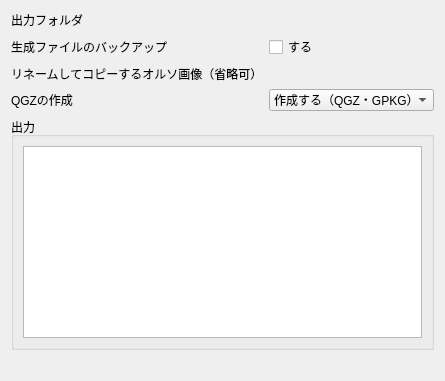
     <widget class="QWidget" name="tab_5">
      <attribute name="title">
       <string>出力</string>
      </attribute>
      <layout class="QVBoxLayout" name="verticalLayout_7">
       <item>
        <layout class="QFormLayout" name="formLayout_3">
         <item row="3" column="0">
          <widget class="QLabel" name="outputModeLabel">
           <property name="text">
            <string>QGZの作成</string>
           </property>
          </widget>
         </item>
         <item row="3" column="1">
          <widget class="QComboBox" name="outputMode">
           <property name="toolTip">
            <string>どちらも入力から再計算します。「作成しない」ではQGZ・GPKGを出力・更新せず、既存ファイルも残します。</string>
           </property>
           <item>
            <property name="text">
             <string>作成する（QGZ・GPKG）</string>
            </property>
           </item>
           <item>
            <property name="text">
             <string>作成しない</string>
            </property>
           </item>
          </widget>
         </item>
         <item row="0" column="0">
          <widget class="QLabel" name="label_13">
           <property name="text">
            <string>出力フォルダ</string>
           </property>
          </widget>
         </item>
         <item row="0" column="1">
          <widget class="QgsFileWidget" name="fileName">
           <property name="enabled">
            <bool>true</bool>
           </property>
           <property name="useLink">
            <bool>false</bool>
           </property>
           <property name="fullUrl">
            <bool>false</bool>
           </property>
           <property name="filter">
            <string/>
           </property>
           <property name="storageMode">
            <enum>QgsFileWidget::StorageMode::GetDirectory</enum>
           </property>
          </widget>
         </item>
         <item row="1" column="0">
          <widget class="QLabel" name="label_27">
           <property name="text">
            <string>生成ファイルのバックアップ</string>
           </property>
          </widget>
         </item>
         <item row="1" column="1">
          <widget class="QCheckBox" name="backupQgz">
           <property name="text">
            <string>する</string>
           </property>
          </widget>
         </item>
         <item row="2" column="0">
          <widget class="QLabel" name="label_39">
           <property name="text">
            <string>リネームしてコピーするオルソ画像（省略可）</string>
           </property>
          </widget>
         </item>
         <item row="2" column="1">
          <widget class="QgsFileWidget" name="assignmentOlso">
           <property name="enabled">
            <bool>true</bool>
           </property>
          </widget>
         </item>
        </layout>
       </item>
       <item>
        <widget class="QGroupBox" name="groupBox_8">
         <property name="title">
          <string>出力</string>
         </property>
         <layout class="QVBoxLayout" name="verticalLayout_13">
          <item>
           <widget class="QTextBrowser" name="outputlog">
            <property name="acceptRichText">
             <bool>false</bool>
            </property>
           </widget>
          </item>
         </layout>
        </widget>
       </item>
       <item>
        <spacer name="verticalSpacer_4">
         <property name="orientation">
          <enum>Qt::Orientation::Vertical</enum>
         </property>
         <property name="sizeType">
          <enum>QSizePolicy::Policy::Maximum</enum>
         </property>
         <property name="sizeHint" stdset="0">
          <size>
           <width>20</width>
           <height>20</height>
          </size>
         </property>
        </spacer>
       </item>
      </layout>
     </widget>
